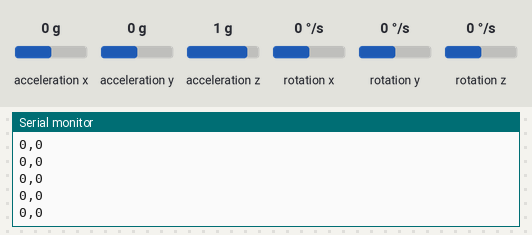
A sketch run on a simulated Arduino Uno, built with avr-gcc and run on an emulated ATmega328P. On the bench: the last lines printed to the serial monitor. The inputs (shaded band) are chosen by the test bench; at power-on: acceleration x 0 g, acceleration y 0 g, acceleration z 1 g, rotation x 0 °/s, rotation y 0 °/s, rotation z 0 °/s.

Above: at 1.2 s.
1.3 s: acceleration x set to -1.4 g
At 1.32 s:
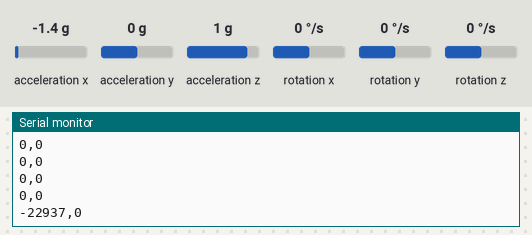
2.8 s: acceleration y set to -1.4 g
At 2.83 s:
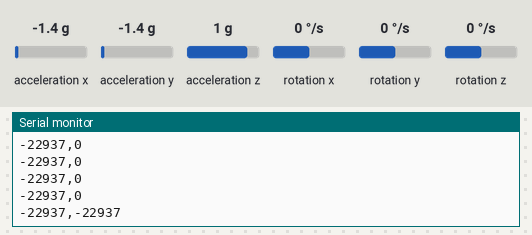
4.3 s: acceleration x set to -0.8 g
At 4.3 s:
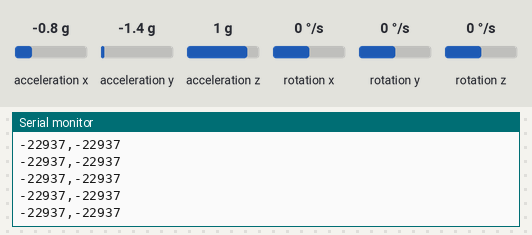
Timing chart, 0 to 7.3 s (numbered marks = the images above; inputs shaded):
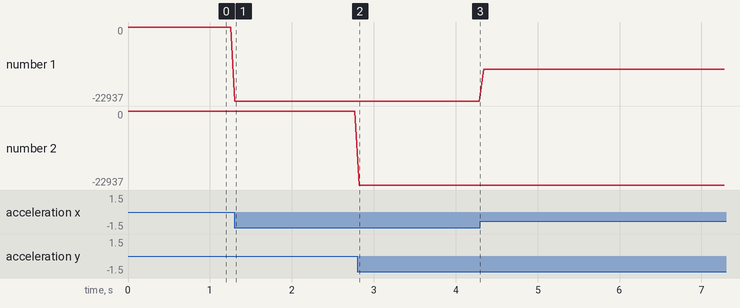

Measured:
- after the input at 1.3 s, the serial monitor: prints a new line at once (image 1)
- after the input at 2.8 s, the serial monitor: prints a new line at once (image 2)
- plotted number 1: 0 → -22937 after the input at 1.3 s, -22937 → -13107 after the input at 4.3 s

The sketch:

WEEK4TASK1.ino
```cpp
#include <Wire.h>
#include <MPU6050.h>

MPU6050 mpu;

void setup() {
  Serial.begin(9600);
  Wire.begin();
  mpu.initialize();

  if (!mpu.testConnection()) {
    Serial.println("MPU6050 connection failed");
    while (1);
  }
}

void loop() {
  int16_t ax, ay, az;
  mpu.getAcceleration(&ax, &ay, &az);

  // Send acceleration X and Y to Python
  Serial.print(ax);
  Serial.print(",");
  Serial.println(ay);

  delay(50); // 20 Hz sampling rate
}
```
